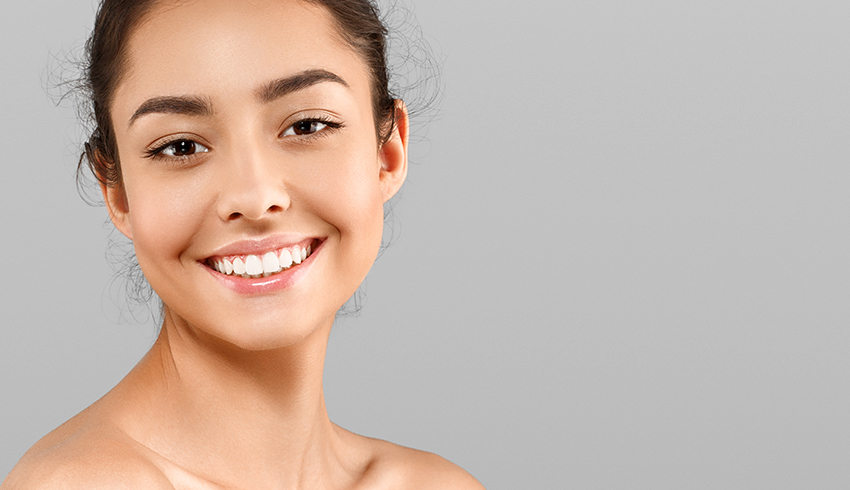
#> input picture face/test1.jpg, 850 x 490 px
$ python face_detection_image.py
#> lines starting #> are read from the running program, lines starting #| are printed output that depends on the picture; after the words box and inside, x2 and y2 are one past the last pixel; in counts of white or black regions, pixels touching at a corner belong together
import cv2

# default cascade provided by openCV
face_cascade = cv2.CascadeClassifier('haarcascade_frontalface_default.xml')

# take in image (currently for testing purposes)
img = cv2.imread(input("Enter name of image: "))
#> the answer given: test1.jpg
#> img is the input picture: shape (490, 850, 3); mean B, G, R 171.8, 181.6, 198.6

# facial detection needs to convert image to grayscale first, then does edge detection
gray = cv2.cvtColor(img, cv2.COLOR_BGR2GRAY)
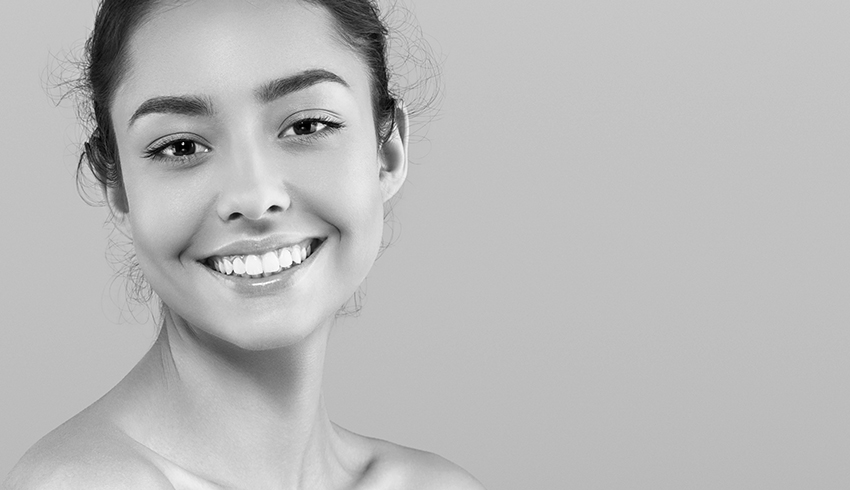
#> gray: shape (490, 850); min 0, max 255, mean 185.6

# [10 lines of commented-out code are left out]
faces = face_cascade.detectMultiScale(gray, 1.1, 4)
#> faces = [[84, 8, 323, 323]]

# draws rectangle around face(s)
for (x, y, w, h) in faces:
  cv2.rectangle(img, (x, y), (x+w, y+h), (255, 0, 0), 2)
#> this loop made 1 pass
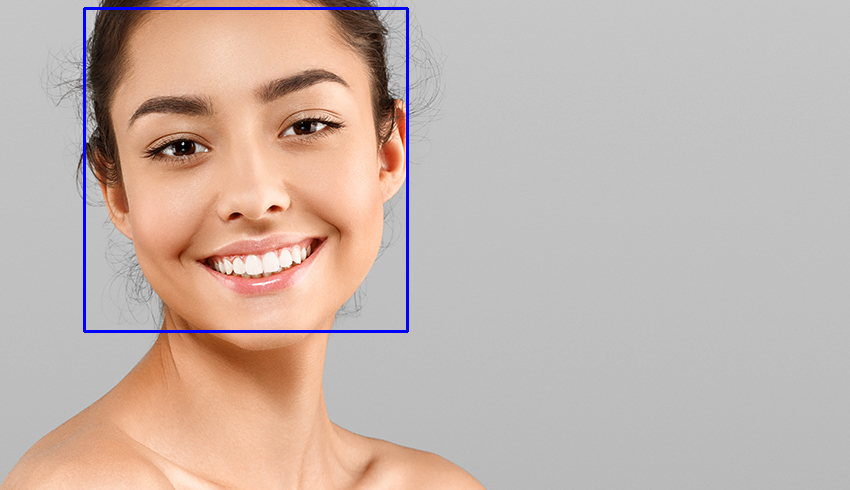
#> img: shape (490, 850, 3); 0.93% of pixels changed, all inside (x1, y1, x2, y2) = (83, 7, 409, 333)

# display output in new window
cv2.imshow('img', img)
cv2.waitKey()

$ run again, on face/test3.jpg
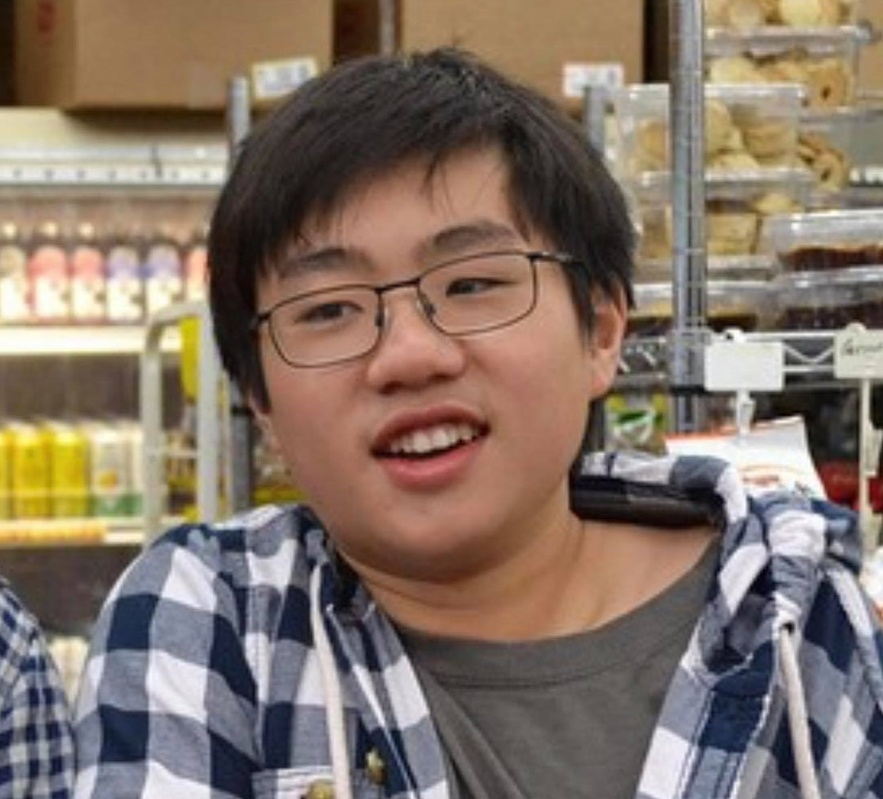
#> input picture face/test3.jpg, 883 x 799 px, shrunk from 1239 x 1121 before the run
#> img is the input picture: shape (799, 883, 3); mean B, G, R 103.2, 115.3, 131.6
#> `gray = cv2.cvtColor(img, cv2.COLOR_BGR2GRAY)`:
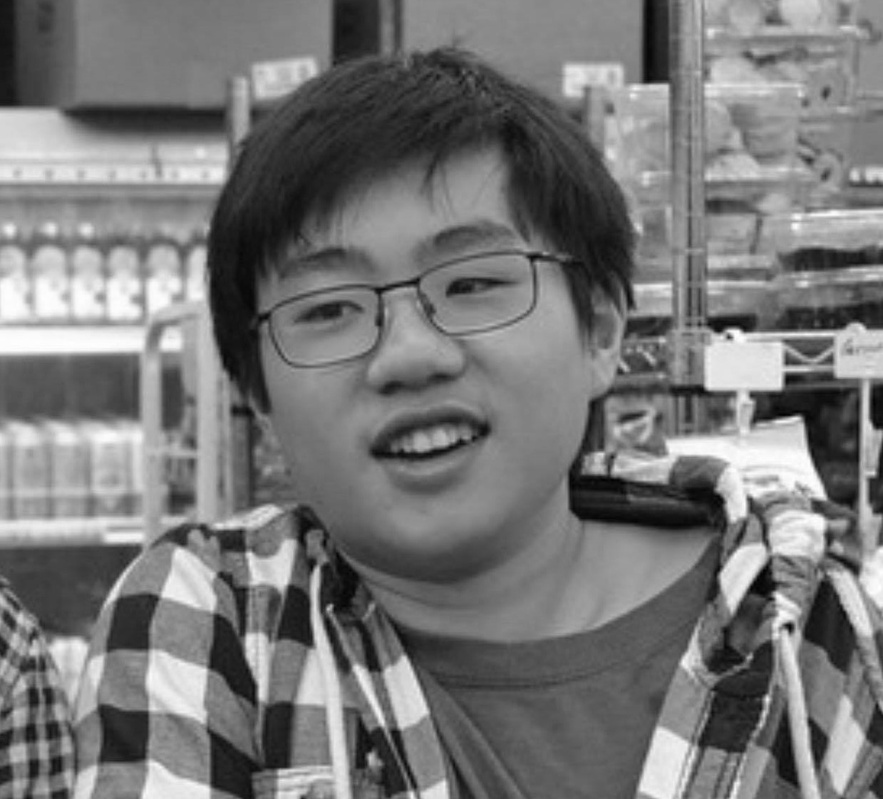
#> gray: shape (799, 883); min 2, max 255, mean 118.8
#> faces = [[223, 148, 377, 377]]
#> the loop `for (x, y, w, h) in faces:` made 1 pass
#> after the loop `for (x, y, w, h) in faces:`:
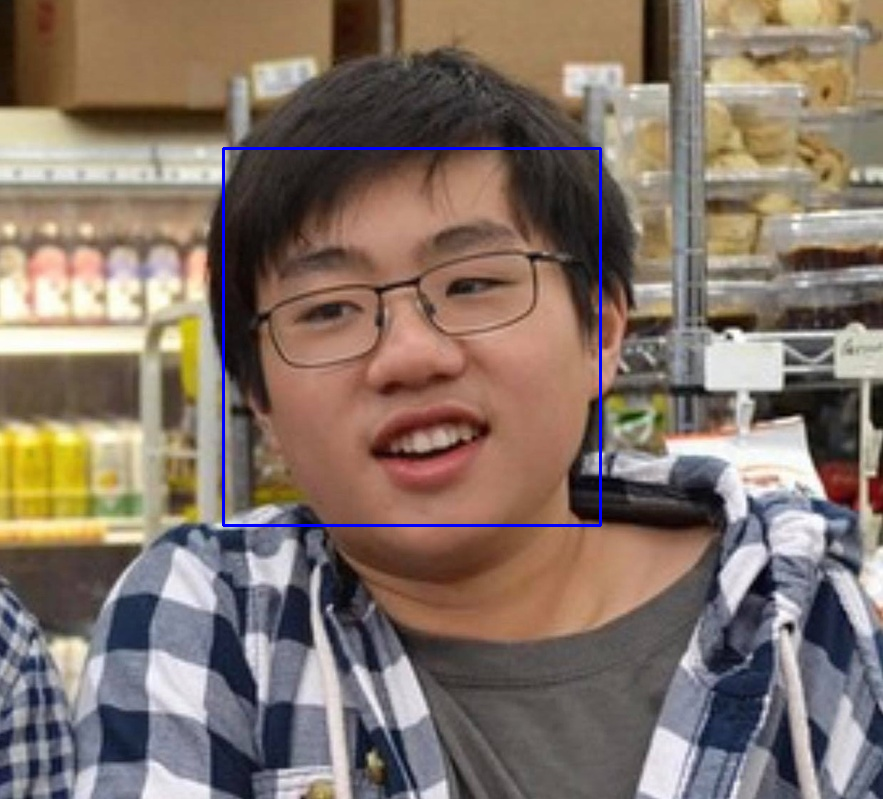
#> img: shape (799, 883, 3); 0.64% of pixels changed, all inside (x1, y1, x2, y2) = (222, 147, 602, 527)
